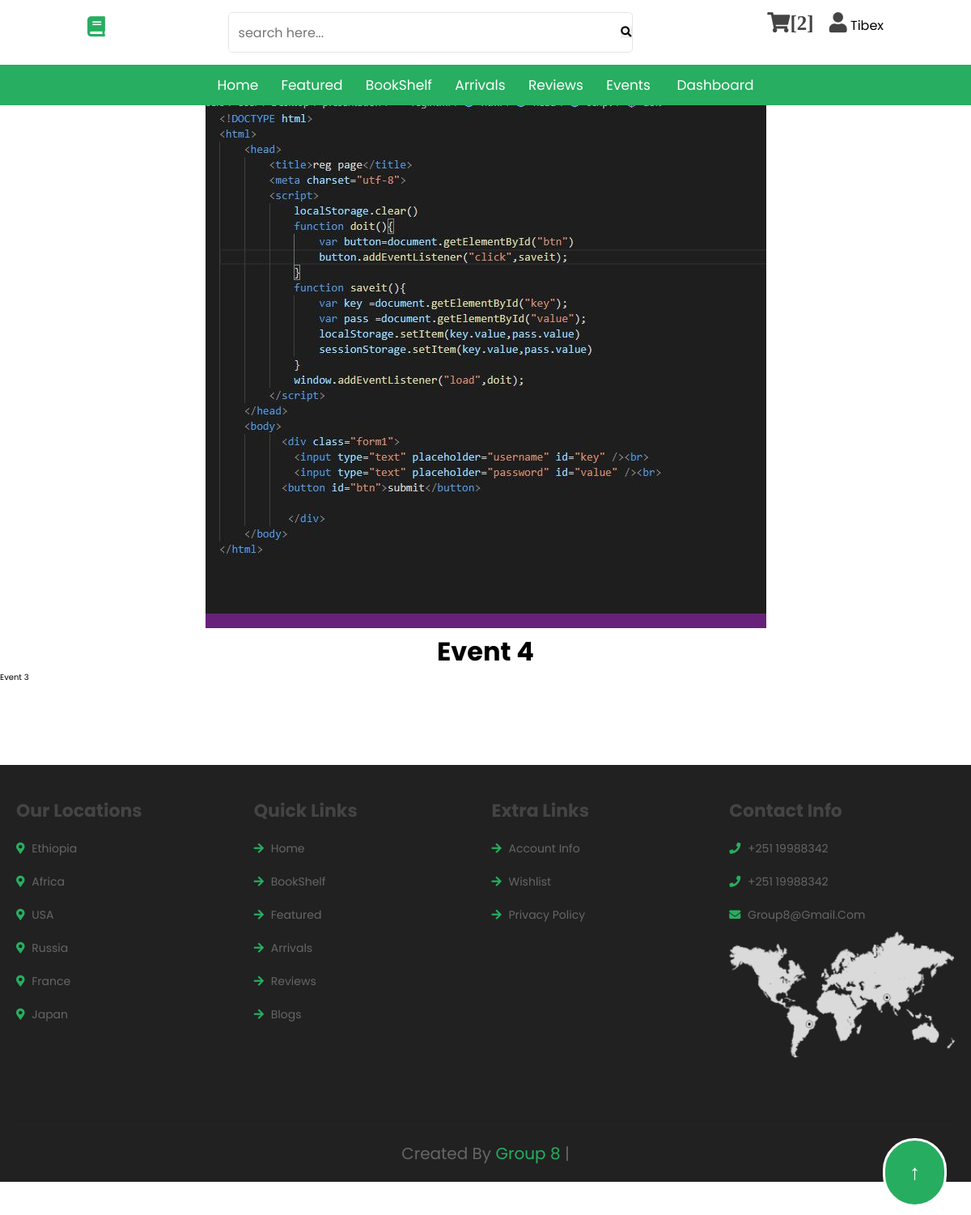
The page /public/events.php?q=event 4 (signed in) on the database its author committed.
### tables this page shows
CREATE TABLE `event` (
  `ID` int(11) NOT NULL,
  `NAME` varchar(255) NOT NULL,
  `DESCRIPTION` varchar(1024) NOT NULL,
  `IMAGE` varchar(1024) NOT NULL,
  `Status` varchar(10) DEFAULT 'active',
  `CreatedAt` date NOT NULL DEFAULT current_timestamp()
);

### public/events.php (the view, shortened to what this page needs)
<!DOCTYPE html>
<html lang="en">
<head>
</head>
<body>
<?php
include("../inc/nav_bar.php") ;
if(isset($_GET['q']))
{
  $events = $_GET['q'];
  $sql = "SELECT * FROM `event` WHERE NAME='$events' ";
  $ev = mysqli_query($db,$sql);
  $event = mysqli_fetch_assoc($ev);
}
 ?>
<center>
<img src="<?php  echo $event["IMAGE"]  ?>" alt="event picture" srcset="">
<h1> <u><?php  echo $event["NAME"]  ?> </u></h1>
  </center>
<p> <?php  echo $event["DESCRIPTION"]  ?></p>
<?php
include("../inc/footer.php");
 ?>
</body>
</html>

### css/style.css (style rules this page uses)
:root { --green: #27ae60; --dark-color: #219150; --black: #444; --light-color: #666; --border: 0.1rem solid rgba(0, 0, 0, 0.1); --border-hover: 0.1rem solid var(--black); --box-shadow: 0 0.5rem 1rem rgba(0, 0, 0, 0.1); }
* { font-family: "Poppins", sans-serif; margin: 0; padding: 0; box-sizing: border-box; outline: none; border: none; text-decoration: none; text-transform: capitalize; transition: all 0.2s linear; transition: width none; }
html { font-size: 62.5%; overflow-x: hidden; scroll-padding-top: 5rem; scroll-behavior: smooth; }

### rows shown on the page
event: IMAGE (picture), NAME "Event 4", DESCRIPTION "Event 3"

### other values the page prints
$row_count "2"
$_SESSION["username"] "Tibex"
